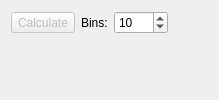
<?xml version="1.0" encoding="UTF-8"?>
<ui version="4.0">
 <author>Anton Rau</author>
 <class>StreamWidget</class>
 <widget class="QWidget" name="StreamWidget">
  <layout class="QVBoxLayout" name="verticalLayout">
   <item>
    <layout class="QHBoxLayout" name="horizontalLayout">
     <item>
      <widget class="QToolButton" name="toolButtonCalculate">
       <property name="enabled">
        <bool>false</bool>
       </property>
       <property name="text">
        <string>Calculate</string>
       </property>
      </widget>
     </item>
     <item>
      <widget class="QLabel" name="labelBins">
       <property name="text">
        <string>Bins:</string>
       </property>
      </widget>
     </item>
     <item>
      <widget class="QSpinBox" name="spinBoxBins">
       <property name="minimum">
        <number>1</number>
       </property>
       <property name="maximum">
        <number>1000</number>
       </property>
       <property name="value">
        <number>10</number>
       </property>
      </widget>
     </item>
     <item>
      <spacer name="horizontalSpacer">
       <property name="orientation">
        <enum>Qt::Orientation::Horizontal</enum>
       </property>
       <property name="sizeHint" stdset="0">
        <size>
         <width>40</width>
         <height>20</height>
        </size>
       </property>
      </spacer>
     </item>
    </layout>
   </item>
   <item>
    <widget class="MplCanvas" name="canvas" native="true">
     <property name="sizePolicy">
      <sizepolicy hsizetype="Expanding" vsizetype="Expanding">
       <horstretch>0</horstretch>
       <verstretch>0</verstretch>
      </sizepolicy>
     </property>
    </widget>
   </item>
  </layout>
 </widget>
 <customwidgets>
  <customwidget>
   <class>MplCanvas</class>
   <extends>QWidget</extends>
   <header>tse_analytics.views.misc.MplCanvas</header>
   <container>1</container>
  </customwidget>
 </customwidgets>
 <resources/>
 <connections/>
</ui>
